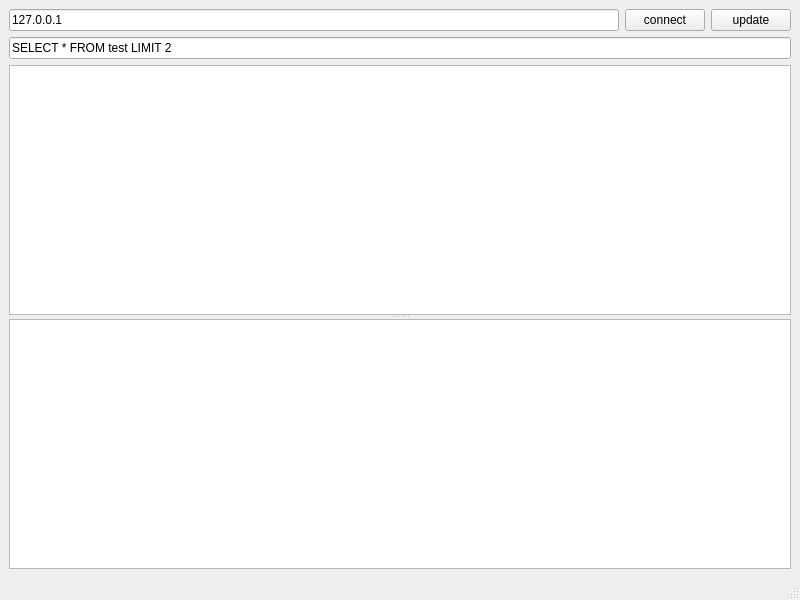
<?xml version="1.0" encoding="UTF-8"?>
<ui version="4.0">
 <class>MainWindow</class>
 <widget class="QMainWindow" name="MainWindow">
  <property name="geometry">
   <rect>
    <x>0</x>
    <y>0</y>
    <width>800</width>
    <height>600</height>
   </rect>
  </property>
  <property name="windowTitle">
   <string>MainWindow</string>
  </property>
  <widget class="QWidget" name="centralwidget">
   <layout class="QGridLayout" name="gridLayout">
    <item row="0" column="0">
     <layout class="QHBoxLayout" name="horizontalLayout">
      <item>
       <widget class="QLineEdit" name="lineEdit_IP">
        <property name="text">
         <string>127.0.0.1</string>
        </property>
       </widget>
      </item>
      <item>
       <widget class="QPushButton" name="pushButton_2">
        <property name="text">
         <string>connect</string>
        </property>
       </widget>
      </item>
      <item>
       <widget class="QPushButton" name="pushButton">
        <property name="text">
         <string>update</string>
        </property>
       </widget>
      </item>
     </layout>
    </item>
    <item row="1" column="0">
     <widget class="QLineEdit" name="lineEdit_command_sql_send">
      <property name="text">
       <string>SELECT * FROM test LIMIT 2</string>
      </property>
     </widget>
    </item>
    <item row="2" column="0">
     <widget class="QSplitter" name="splitter">
      <property name="orientation">
       <enum>Qt::Vertical</enum>
      </property>
      <widget class="QTableView" name="tableView"/>
      <widget class="QTextEdit" name="textEdit"/>
     </widget>
    </item>
   </layout>
  </widget>
  <widget class="QMenuBar" name="menubar">
   <property name="geometry">
    <rect>
     <x>0</x>
     <y>0</y>
     <width>800</width>
     <height>26</height>
    </rect>
   </property>
  </widget>
  <widget class="QStatusBar" name="statusbar"/>
 </widget>
 <resources/>
 <connections/>
</ui>
